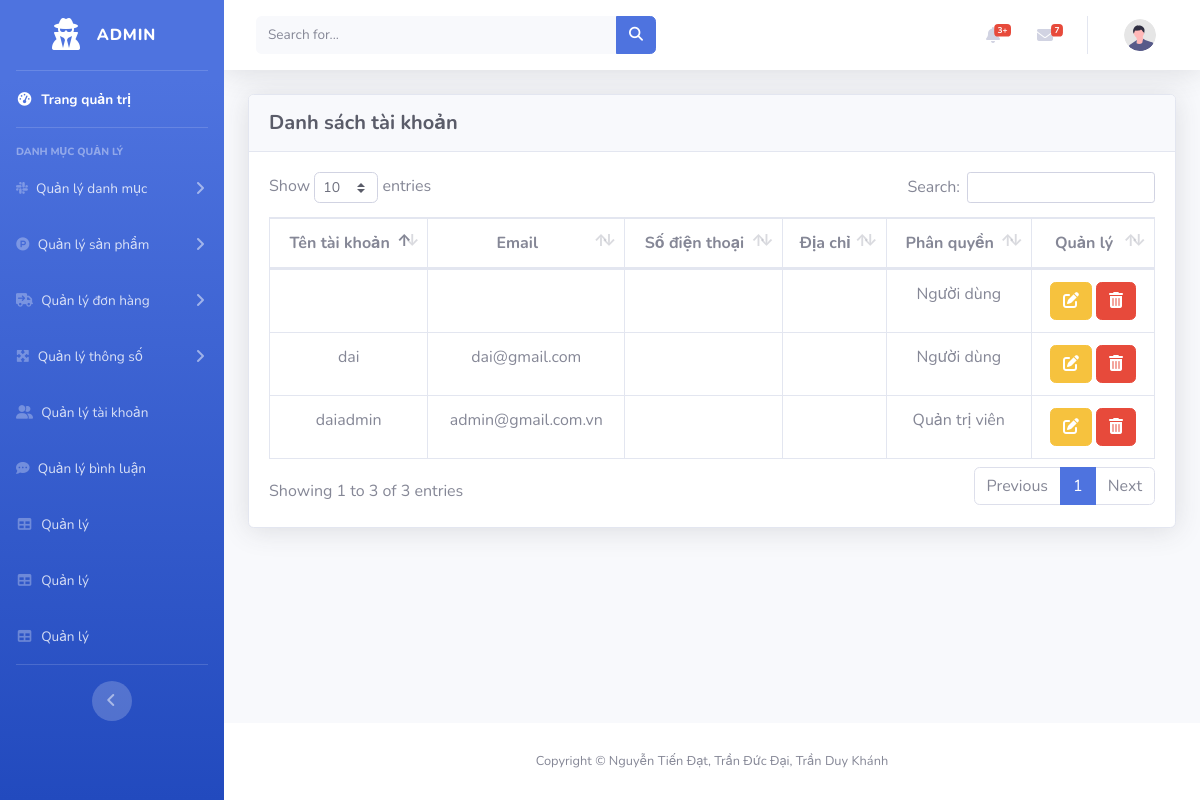
Page /admin/index.php?act=list_tk on the earlier database version.
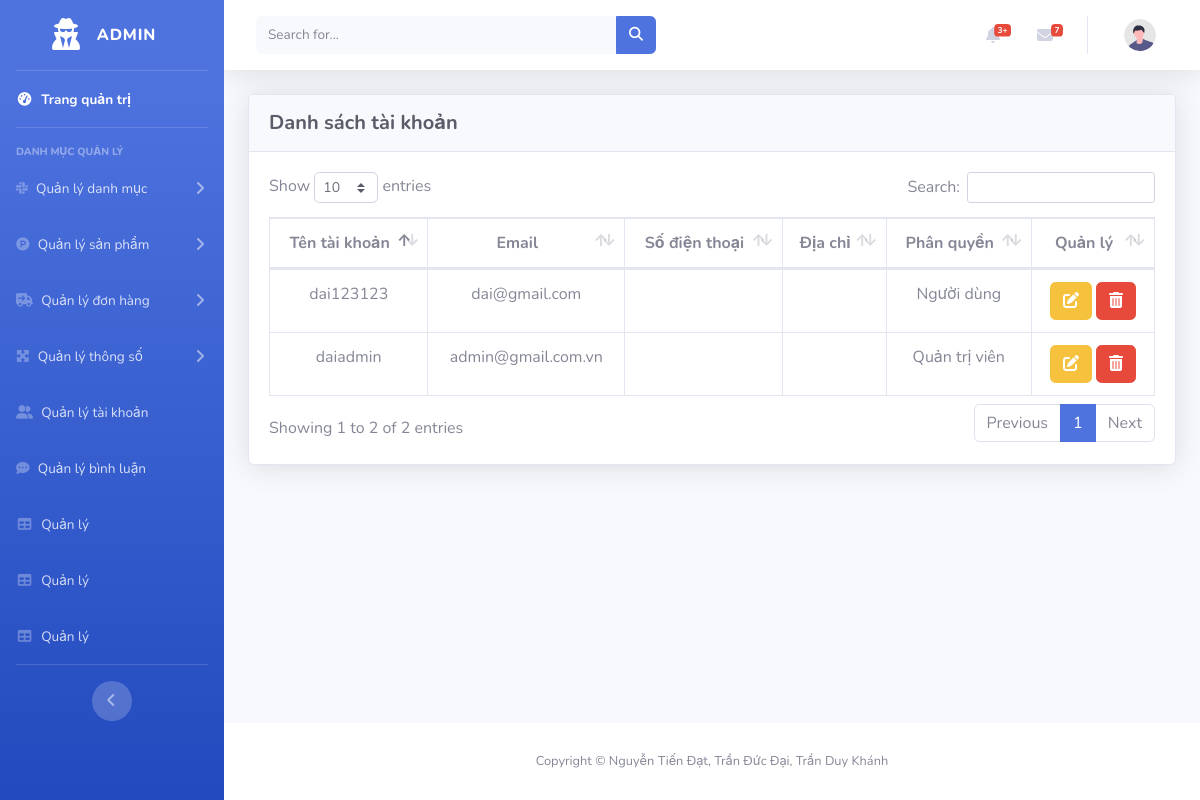
Same page on the later database version.
### tables this page shows
CREATE TABLE `taikhoan` (
  `id` int(11) NOT NULL,
  `user` varchar(50) NOT NULL,
  `pass` varchar(50) NOT NULL,
  `email` varchar(225) NOT NULL,
  `tel` varchar(255) DEFAULT NULL,
  `address` varchar(255) DEFAULT NULL,
  `role` int(11) NOT NULL
);

### model/pdo.php (called while the page is built, shortened)
<?php
function pdo_get_connection()
{
    $servername = "localhost";
    $username = "root";
    $password = "";
    try {
        $conn = new PDO("mysql:host=$servername;dbname=duan1", $username, $password);
        $conn->setAttribute(PDO::ATTR_ERRMODE, PDO::ERRMODE_EXCEPTION);
        return $conn;
    } catch (PDOException $e) {
        echo "Connection failed: " . $e->getMessage();
    }
}
function pdo_query($sql)
{
    $conn = pdo_get_connection();
    $sql = $conn->prepare($sql);
    $sql->execute();
    $kq = $sql->fetchAll(PDO::FETCH_ASSOC);
    return $kq;
}
?>

### model/taikhoan.php (called while the page is built, shortened)
<?php
function loadall_taikhoan($key="",$idtk=0){
       $sql = "SELECT * FROM taikhoan";
       $sql .= " ORDER BY id desc";
       return pdo_query($sql);
}
?>

### admin/taikhoan/list_tk.php (the view)
<div class="container-fluid">
    <div class="card shadow mb-4">
        <div class="card-header py-3">
            <h6 class="m-0 h5 text-dark font-weight-bold">Danh sách tài khoản</h6>
        </div>
        <div class="card-body">
            <div class="table-responsive">
                <table class="table table-bordered text-center" id="dataTable" width="100%" cellspacing="0">
                    <thead>
                        <tr>
                            <th class="fw-bold text-secondary">Tên tài khoản</th>
                            <th class="fw-bold text-secondary">Email</th>
                            <th class="fw-bold text-secondary">Số điện thoại</th>
                            <th class="fw-bold text-secondary">Địa chỉ</th>
                            <th class="fw-bold text-secondary">Phân quyền</th>
                            <th class="fw-bold text-secondary">Quản lý</th>
                        </tr>
                    </thead>
                    <tbody>
                        <?php foreach ($list_tk as $value) {?>
                        <tr>
                            <td><?= $value['user']?></td>
                            <td><?= $value['email']?></td>
                            <td><?= $value['tel']?></td>
                            <td><?= $value['address']?></td>
                            <td>
                                <?php
                                    if($value['role'] == 0){
                                        echo "Người dùng";
                                    }else if($value['role'] == 1){
                                        echo "Quản trị viên";
                                    }
                                ?>
                            </td>
                            <td>
                                <a type="button" class="btn btn-warning" href="?act=update_tk&id=<?= $value['id']?>"><i class="fa-solid fa-pen-to-square"></i></a>
                                <a type="button" class="btn btn-danger" href="?act=delete_tk&id=<?= $value['id']?>"><i class="fa-solid fa-trash-can"></i></a>
                            </td>
                        </tr>
                        <?php }?>
                    </tbody>
                </table>
            </div>
        </div>
    </div>
</div>
</div>

Differences in the rows shown:
removed taikhoan: role "Người dùng"
changed taikhoan "dai@gmail.com": user "dai" → "dai123123"
Other differences:
text written by a page script: "Show entries Search: Showing 1 to 3 of 3 entries Previous 1 Next" → "Show entries Search: Showing 1 to 2 of 2 entries Previous 1 Next"
